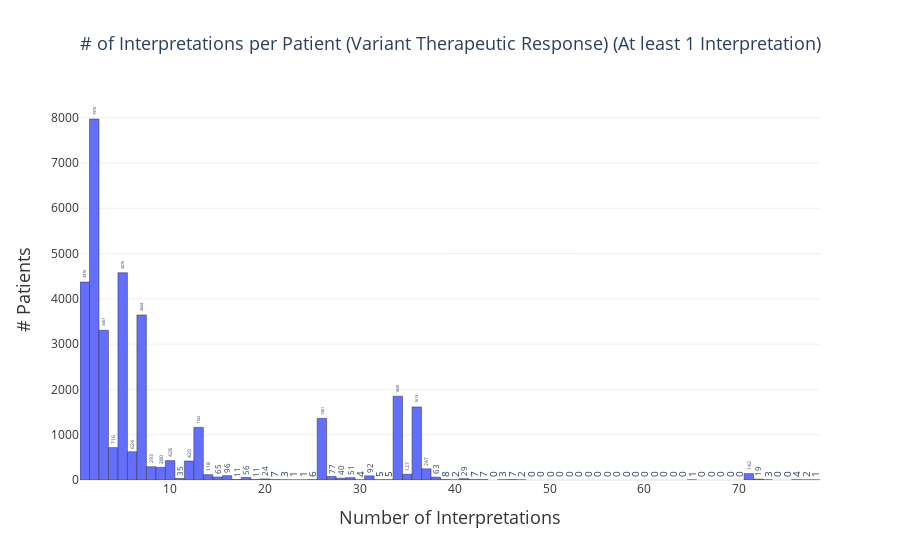

Notebook cell for this chart:
### Code cell
import plotly.express as px

# Assuming analysis_df is your DataFrame and '#_interps' is the column you're plotting
fig = px.histogram(analysis_df[analysis_df['#_ther_response_interps'] > 0], x='#_ther_response_interps',
                   title='# of Interpretations per Patient (Variant Therapeutic Response) (At least 1 Interpretation)', # Adding a title
                   labels={'#_ther_response_interps': 'Number of Interpretations'}, # Changing axis label
                   color_discrete_sequence=['#636EFA'],
                   text_auto=True) # Automatically add text labels

# Update layout
fig.update_layout(
    title_font_size=18, # Customize title font size
    title_x=0.5, # Center the title
    legend_title_text='Legend', # Custom legend title
    xaxis_title='Number of Interpretations', # X-axis label
    yaxis_title='# Patients', # Y-axis label
    template='plotly_white', # Using a light theme for better visual
    showlegend=True # Ensure the legend is shown
)

# Customize fonts and colors
fig.update_xaxes(title_font=dict(size=18), color='#333') # Customize X-axis title
fig.update_yaxes(title_font=dict(size=18), color='#333') # Customize Y-axis title
fig.update_traces(marker_line_color='#333', marker_line_width=0.5, # Border line for bars
                  textfont_size=10, # Increase text font size for readability
                  textposition='outside',
                  textangle=-90) # Position text outside the bars for clarity

fig.show()
fig.write_image("histogram_ther_response_interpretations_at_least_1.png", scale=1.5, width=960, height=540)

### Figure 1 — Plotly figure (JSON) as saved in the notebook; plotly's stock layout.template omitted (floating-point values rounded to 4 significant figures; data arrays with more than 128 entries replaced by an {"elided": "..."} marker saying what was removed)
{"data": [{"bingroup": "x", "hovertemplate": "Number of Interpretations=%{x}<br>count=%{y}<extra></extra>", "legendgroup": "", "marker": {"color": "#636EFA", "line": {"color": "#333", "width": 0.5}, "pattern": {"shape": ""}}, "name": "", "orientation": "v", "showlegend": false, "textangle": -90, "textfont": {"size": 10}, "textposition": "outside", "texttemplate": "%{value}", "type": "histogram", "x": {"elided": "33995 int values"}, "xaxis": "x", "yaxis": "y"}], "layout": {"barmode": "relative", "legend": {"title": {"text": "Legend"}, "tracegroupgap": 0}, "showlegend": true, "title": {"font": {"size": 18}, "text": "# of Interpretations per Patient (Variant Therapeutic Response) (At least 1 Interpretation)", "x": 0.5}, "xaxis": {"anchor": "y", "color": "#333", "domain": [0, 1], "title": {"font": {"size": 18}, "text": "Number of Interpretations"}}, "yaxis": {"anchor": "x", "color": "#333", "domain": [0, 1], "title": {"font": {"size": 18}, "text": "# Patients"}}}}
